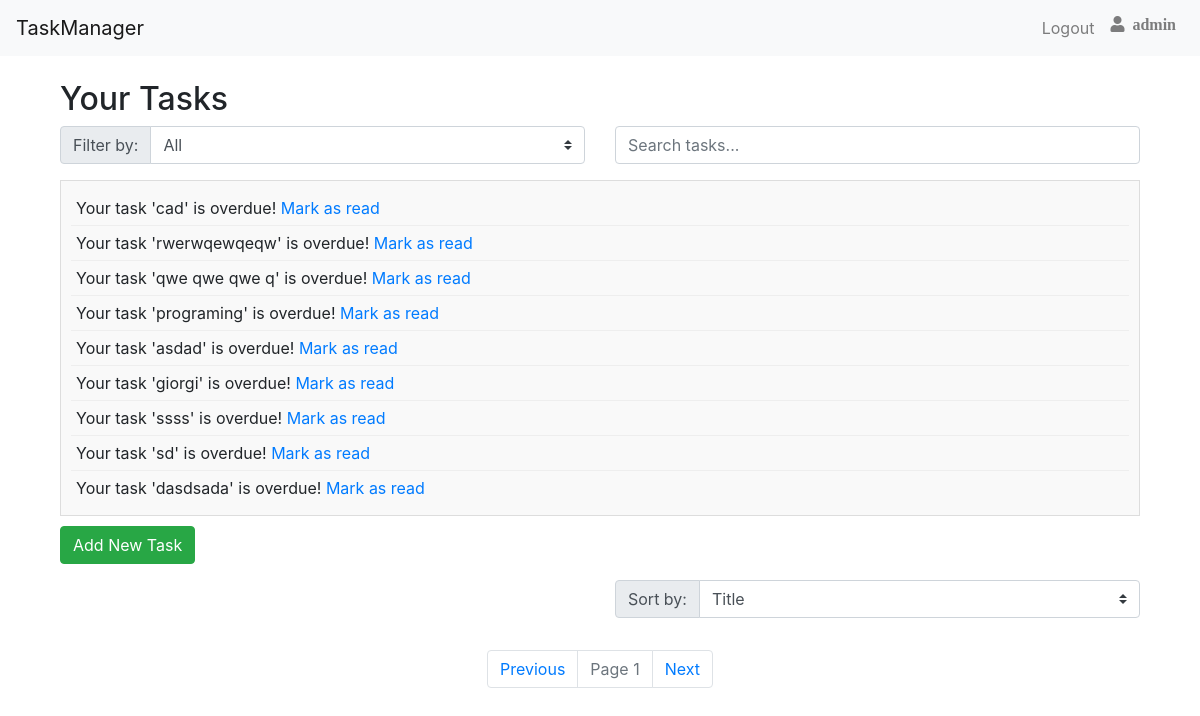
The app's page / (signed in) with its own data.
### tasks/models.py (models this page shows, shortened)
class Notification(models.Model):
    user = models.ForeignKey(User, on_delete=models.CASCADE, related_name='notifications')
    task = models.ForeignKey(Task, on_delete=models.CASCADE, related_name='notifications')
    message = models.CharField(max_length=255)
    timestamp = models.DateTimeField(auto_now_add=True)
    read = models.BooleanField(default=False)

### tasks/views.py (the view)
# urls.py: path('', dashboard, name='dashboard'),
@login_required
def dashboard(request):
    notifications = Notification.objects.filter(user=request.user, read=False)
    print(request.user)
    return render(request, 'tasks/dashboard.html', {'notifications': notifications, "user_name":request.user})

### tasks/templates/tasks/dashboard.html (shortened to what this page needs)
{% extends "tasks/base.html" %}
{% load static %}
{% block content %}
<div class="container mt-4">
    <h2>Your Tasks</h2>
    <div class="row mb-3">
        <div class="col-md-6">
            <div class="input-group">
                <div class="input-group-prepend">
                    <label class="input-group-text" for="filter">Filter by:</label>
                </div>
                <select class="custom-select" id="filter" onchange="filterTasks(this.value)">
                    <option value="all" selected>All</option>
                </select>
            </div>
        </div>
        <div class="col-md-6">
            <input type="text" class="form-control" id="search" placeholder="Search tasks..." onkeyup="searchTasks(this.value)">
        </div>
    </div>
    {% if notifications %}
    <div class="notifications">
        {% for notification in notifications %}
            <div class="notification">
                {{ notification.message }}
                <a href="{% url 'tasks:mark_notification_as_read' notification.id %}">Mark as read</a>
            </div>
        {% endfor %}
    </div>
    {% endif %}
    <button type="button" class="btn btn-success mb-3" data-toggle="modal" data-target="#addTaskModal">
        Add New Task
    </button>
     <div class="row mb-2">
        <div class="col-md-6"></div>
        <div class="col-md-6 text-right">
            <div class="input-group">
                <div class="input-group-prepend">
                    <label class="input-group-text" for="sortOptions">Sort by:</label>
                </div>
                <select class="custom-select" id="sortOptions" onchange="sortTasks()">
                    <option value="title">Title</option>
                </select>
            </div>
        </div>
    </div>
    <nav aria-label="Page navigation example" class="mt-4">
        <ul class="pagination justify-content-center">
            <li class="page-item">
                <button id="prevPage" onclick="changePage(-1)" class="page-link">Previous</button>
            </li>
            <li class="page-item disabled">
                <span class="page-link" id="currentPageDisplay">Page 1</span>
            </li>
            <li class="page-item">
                <button id="nextPage" onclick="changePage(1)" class="page-link">Next</button>
            </li>
        </ul>
    </nav>
</div>
{% endblock %}

### tasks/templates/tasks/base.html (shortened to what this page needs)
{% load static %}
<!DOCTYPE html>
<html lang="en">
<head>
    <link rel="stylesheet" href="{% static 'css/styles.css' %}">
    <link href="https://maxcdn.bootstrapcdn.com/bootstrap/4.5.2/css/bootstrap.min.css" rel="stylesheet">
    <link rel="stylesheet" href="https://cdn.jsdelivr.net/npm/@fortawesome/fontawesome-free@6.2.1/css/fontawesome.min.css">
    <link rel="stylesheet" href="https://cdnjs.cloudflare.com/ajax/libs/font-awesome/5.15.3/css/all.min.css">
</head>
<body>
    <nav class="navbar navbar-expand-lg navbar-light bg-light">
        <a class="navbar-brand" href="{% url 'tasks:dashboard' %}">TaskManager</a>
        <div class="collapse navbar-collapse" id="navbarNav">
            <ul class="navbar-nav ml-auto">
                {% if user.is_authenticated %}
                    <li class="nav-item">
                        <a class="nav-link" href="{% url 'tasks:logout' %}">Logout</a>
                    </li>
                    <li class="nav-item">
                        <span class="nav-link fas fa-user" id="username_id"> <span class="pl-1">{{ user_name }}</span></span>
                    </li>
                {% endif %}
            </ul>
        </div>
    </nav>
    <div class="container mt-4">
        {% block content %}
        {% endblock %}
    </div>
</body>
</html>

### tasks/static/css/styles.css (style rules this page uses)
.notifications { border: 1px solid #ddd; margin: 10px 0; padding: 10px; background-color: #f9f9f9; }
.notification { padding: 5px; border-bottom: 1px solid #eee; }
.notification:last-child { border-bottom: none; }

### records on screen
Notification: message "Your task 'cad' is overdue!"
Notification: message "Your task 'rwerwqewqeqw' is overdue!"
Notification: message "Your task 'qwe qwe qwe q' is overdue!"
Notification: message "Your task 'programing' is overdue!"
Notification: message "Your task 'asdad' is overdue!"
Notification: message "Your task 'giorgi' is overdue!"
Notification: message "Your task 'ssss' is overdue!"
Notification: message "Your task 'sd' is overdue!"
Notification: message "Your task 'dasdsada' is overdue!"

### other values on screen
{{ user_name }} "admin"
